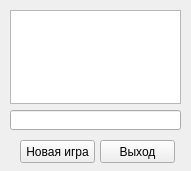
<ui version="4.0" >
 <class>MainWindow</class>
 <widget class="QMainWindow" name="MainWindow" >
  <property name="geometry" >
   <rect>
    <x>0</x>
    <y>0</y>
    <width>191</width>
    <height>171</height>
   </rect>
  </property>
  <property name="windowTitle" >
   <string>Быки и коровы 0.1</string>
  </property>
  <widget class="QWidget" name="centralwidget" >
   <widget class="QPushButton" name="pushButton" >
    <property name="geometry" >
     <rect>
      <x>20</x>
      <y>140</y>
      <width>75</width>
      <height>23</height>
     </rect>
    </property>
    <property name="text" >
     <string>Новая игра</string>
    </property>
   </widget>
   <widget class="QTextEdit" name="textEdit" >
    <property name="geometry" >
     <rect>
      <x>10</x>
      <y>10</y>
      <width>171</width>
      <height>94</height>
     </rect>
    </property>
    <property name="readOnly" >
     <bool>true</bool>
    </property>
    <property name="acceptRichText" >
     <bool>false</bool>
    </property>
   </widget>
   <widget class="QLineEdit" name="lineEdit" >
    <property name="geometry" >
     <rect>
      <x>10</x>
      <y>110</y>
      <width>171</width>
      <height>20</height>
     </rect>
    </property>
   </widget>
   <widget class="QPushButton" name="pushButton_2" >
    <property name="geometry" >
     <rect>
      <x>100</x>
      <y>140</y>
      <width>75</width>
      <height>23</height>
     </rect>
    </property>
    <property name="text" >
     <string>Выход</string>
    </property>
   </widget>
  </widget>
 </widget>
 <resources/>
 <connections>
  <connection>
   <sender>pushButton_2</sender>
   <signal>clicked()</signal>
   <receiver>MainWindow</receiver>
   <slot>close()</slot>
   <hints>
    <hint type="sourcelabel" >
     <x>137</x>
     <y>151</y>
    </hint>
    <hint type="destinationlabel" >
     <x>95</x>
     <y>85</y>
    </hint>
   </hints>
  </connection>
 </connections>
</ui>
